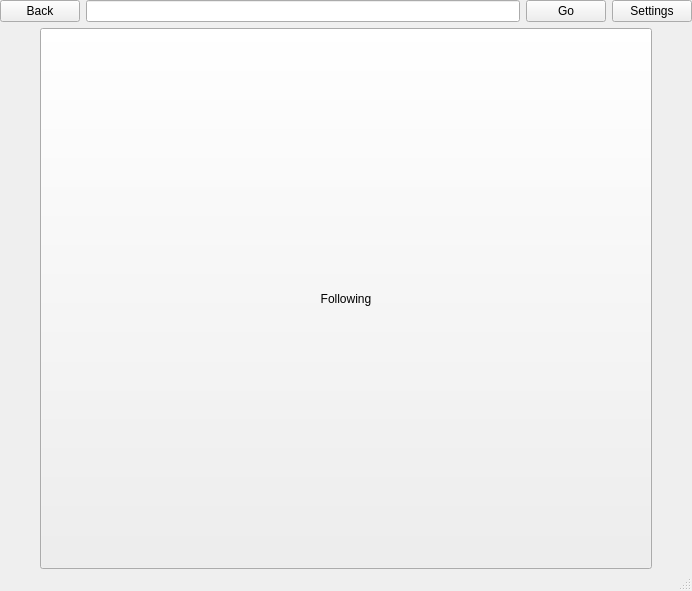
<?xml version="1.0" encoding="UTF-8"?>
<ui version="4.0">
 <class>LyBerry</class>
 <widget class="QMainWindow" name="LyBerry">
  <property name="geometry">
   <rect>
    <x>0</x>
    <y>0</y>
    <width>692</width>
    <height>591</height>
   </rect>
  </property>
  <property name="windowTitle">
   <string>LyBerry</string>
  </property>
  <widget class="QWidget" name="centralwidget">
   <layout class="QVBoxLayout" name="verticalLayout">
    <property name="leftMargin">
     <number>0</number>
    </property>
    <property name="topMargin">
     <number>0</number>
    </property>
    <property name="rightMargin">
     <number>0</number>
    </property>
    <property name="bottomMargin">
     <number>0</number>
    </property>
    <item>
     <layout class="QHBoxLayout" name="horizontalLayout">
      <property name="sizeConstraint">
       <enum>QLayout::SetMinimumSize</enum>
      </property>
      <property name="leftMargin">
       <number>0</number>
      </property>
      <property name="topMargin">
       <number>0</number>
      </property>
      <property name="rightMargin">
       <number>0</number>
      </property>
      <item>
       <widget class="QPushButton" name="back_button">
        <property name="text">
         <string>Back</string>
        </property>
       </widget>
      </item>
      <item>
       <widget class="QLineEdit" name="url_line_edit"/>
      </item>
      <item>
       <widget class="QPushButton" name="go_button">
        <property name="text">
         <string>Go</string>
        </property>
       </widget>
      </item>
      <item>
       <widget class="QPushButton" name="settings_button">
        <property name="sizePolicy">
         <sizepolicy hsizetype="Minimum" vsizetype="Preferred">
          <horstretch>0</horstretch>
          <verstretch>0</verstretch>
         </sizepolicy>
        </property>
        <property name="text">
         <string>Settings</string>
        </property>
       </widget>
      </item>
     </layout>
    </item>
    <item>
     <widget class="QStackedWidget" name="stackedWidget">
      <widget class="QWidget" name="start_page">
       <layout class="QHBoxLayout" name="horizontalLayout_3">
        <property name="leftMargin">
         <number>0</number>
        </property>
        <property name="topMargin">
         <number>0</number>
        </property>
        <property name="rightMargin">
         <number>0</number>
        </property>
        <property name="bottomMargin">
         <number>0</number>
        </property>
        <item>
         <spacer name="horizontalSpacer">
          <property name="orientation">
           <enum>Qt::Horizontal</enum>
          </property>
          <property name="sizeType">
           <enum>QSizePolicy::Preferred</enum>
          </property>
          <property name="sizeHint" stdset="0">
           <size>
            <width>40</width>
            <height>20</height>
           </size>
          </property>
         </spacer>
        </item>
        <item>
         <layout class="QVBoxLayout" name="verticalLayout_3">
          <property name="sizeConstraint">
           <enum>QLayout::SetDefaultConstraint</enum>
          </property>
          <item>
           <widget class="QPushButton" name="following_button">
            <property name="sizePolicy">
             <sizepolicy hsizetype="Minimum" vsizetype="Preferred">
              <horstretch>0</horstretch>
              <verstretch>0</verstretch>
             </sizepolicy>
            </property>
            <property name="text">
             <string>Following</string>
            </property>
           </widget>
          </item>
         </layout>
        </item>
        <item>
         <spacer name="horizontalSpacer_2">
          <property name="orientation">
           <enum>Qt::Horizontal</enum>
          </property>
          <property name="sizeType">
           <enum>QSizePolicy::Preferred</enum>
          </property>
          <property name="sizeHint" stdset="0">
           <size>
            <width>40</width>
            <height>20</height>
           </size>
          </property>
         </spacer>
        </item>
       </layout>
      </widget>
     </widget>
    </item>
   </layout>
  </widget>
  <widget class="QMenuBar" name="menubar">
   <property name="geometry">
    <rect>
     <x>0</x>
     <y>0</y>
     <width>692</width>
     <height>19</height>
    </rect>
   </property>
  </widget>
  <widget class="QStatusBar" name="statusbar"/>
 </widget>
 <resources/>
 <connections/>
</ui>
